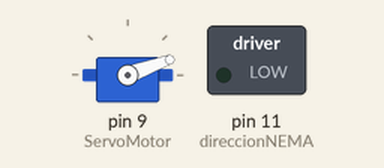
Bench run of a sketch on a simulated Arduino Uno, built with avr-gcc and run on an emulated ATmega328P. Parts: servo, switched loads named in the sketch (green lamp = pin HIGH). Pins used as bus, display or sensor lines are not drawn.

Above: at 0.05 s.
At 2.0 s:
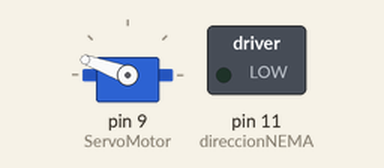
At 4.0 s:
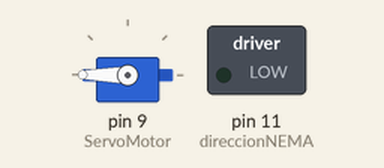
Timing chart, 0 to 5.2 s (numbered marks = the images above):
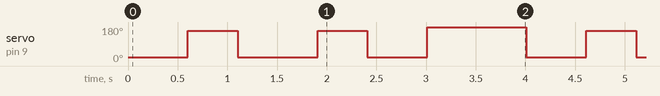

The sketch:

pelar.ino
```cpp
#include <Servo.h>

Servo ServoMotor;

int velocidadNEMA = 1500;
float DIAMETRO = 0.97;                       // CM
float CIRCUNFERENCIA = DIAMETRO * PI;        // CM
float DISTANCIAPASO = CIRCUNFERENCIA / 200;  // CM

int stepsNEMA = 10;      // CABLE VERDE
int direccionNEMA = 11;  // CABLE GRIS
int pasos = 200;

int gradosPelado = 160;
int gradosCorte = 180;
int gradosReposo = 20;

void moverMotor(float largoCorte) {
    for (float j = 0; j < (largoCorte / DISTANCIAPASO); j++) {
      digitalWrite(stepsNEMA, HIGH);
      digitalWrite(stepsNEMA, LOW);
      delayMicroseconds(velocidadNEMA);  // Regula la velocidad, cuanto mas bajo mas velocidad.
  }
}

void setup() {
  ServoMotor.attach(9);
  ServoMotor.write(gradosReposo);

  pinMode(stepsNEMA, OUTPUT);
  pinMode(direccionNEMA, OUTPUT);

  digitalWrite(direccionNEMA, LOW);
}

void loop() {
  ServoMotor.write(gradosReposo);
  delay(500);
  moverMotor(1);
  ServoMotor.write(gradosPelado);
  delay(500);
  ServoMotor.write(gradosReposo);
  delay(500);
  moverMotor(3);
  ServoMotor.write(gradosPelado);
  delay(500);
  ServoMotor.write(gradosReposo);
  delay(500);
  moverMotor(1);
  ServoMotor.write(gradosCorte);
  delay(1000);
}
```

Measured:
- by itself, servo on pin 9 (ServoMotor): repeats every 4.0 s: 20° 0.81 s, 160° 0.50 s, 20° 0.60 s, 180° 1.0 s, 20° 0.60 s, 160° 0.50 s
